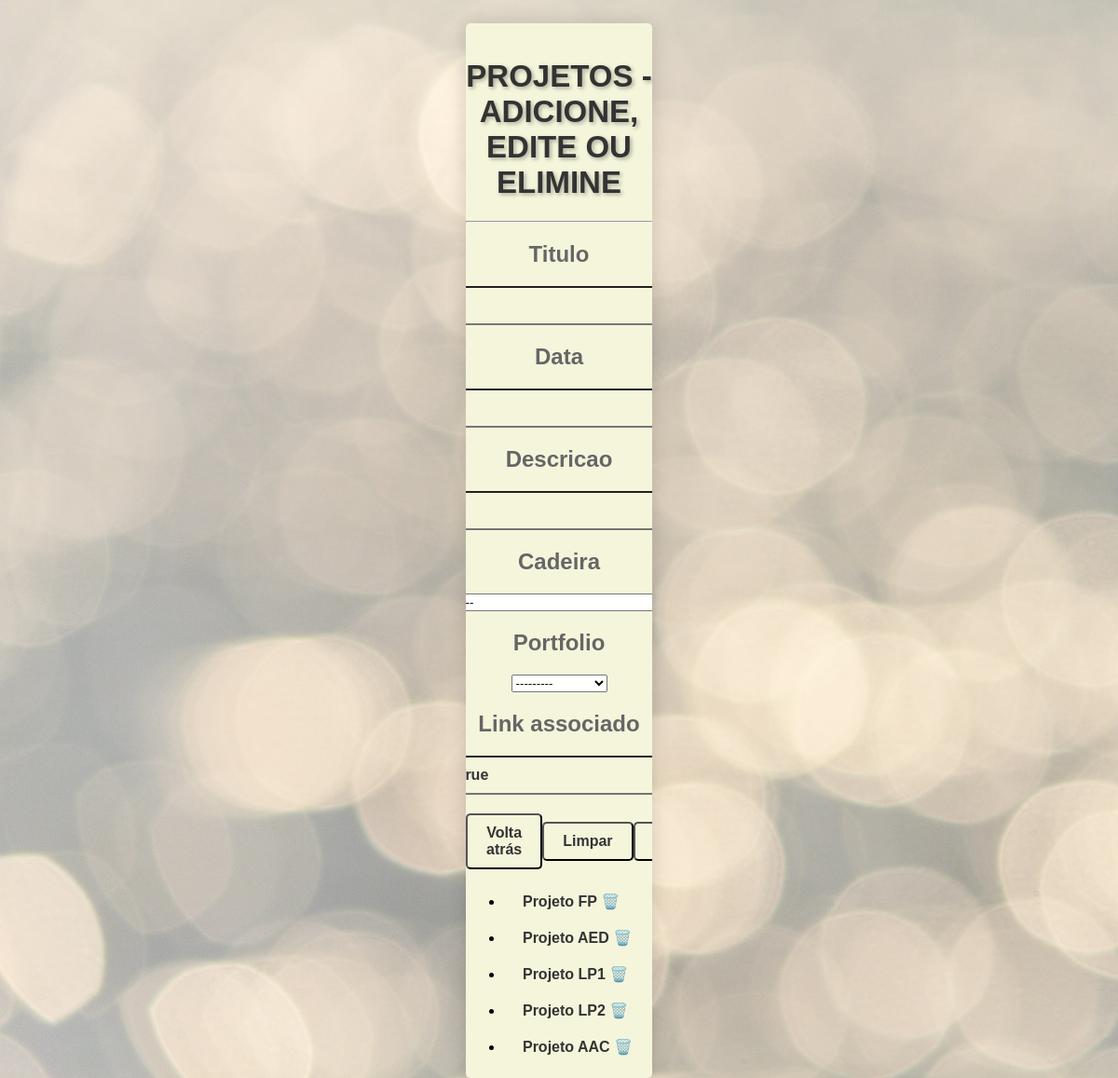
The app's page /projeto/ (signed in) with its own data.
### portfolioDjango/models.py (models this page shows, shortened)
class projeto(models.Model):
    titulo = models.CharField(max_length=100)
    data = models.CharField(max_length=100)
    descricao = models.CharField(max_length=2000)
    linguagem_programacao = models.CharField(max_length=10)
    cadeira = models.OneToOneField(cadeira, on_delete=models.CASCADE, related_name='cadeira')
    portfolio = models.ForeignKey(portfolio, on_delete=models.CASCADE, related_name='projetos')
    link_associado = models.CharField(max_length=100, default=True, blank=True)

### portfolioDjango/views.py (the view, shortened to what this page needs)
# urls.py: path('projeto/', views.formulario_projeto_view, name='novo_projeto'),
@login_required
def formulario_projeto_view(request):
    form7 = ProjetoForm()
    context1 = {'form7': form7, 'projetos': projeto.objects.all()}
    return render(request, 'projetos.html', context1)

### portfolioDjango/forms.py
class ProjetoForm(ModelForm):
    class Meta:
        model = projeto
        fields = '__all__'

### portfolioDjango/models.py (called while the page is built)
    def __str__(self):
        return self.nome_utilizador

    def __str__(self):
        return self.nome

### portfolioDjango/templates/projetos.html (shortened to what this page needs)
<!DOCTYPE html>
<html lang="pt">
{% load static %}
<head>
    <link rel="stylesheet" href="{% static 'css/cssGeral.css' %}">
</head>
<body>
    <div class="tabela-centro">
        <br>
    <form action="{% url 'novo_projeto' %}" method="post">
        <h1>Projetos - Adicione, edite ou elimine</h1>
        <hr>
        <p>{{form7.titulo.label}}</p>
        <p>{{form7.titulo}}</p>
        <p>{{form7.data.label}}</p>
        <p>{{form7.data}}</p>
        <p>{{form7.descricao.label}}</p>
        <p>{{form7.descricao}}</p>
        <p>{{form7.cadeira.label}}</p>
        <p>{{form7.cadeira}}</p>
        <p>{{form7.portfolio.label}}</p>
        <p>{{form7.portfolio}}</p>
        <p>{{form7.link_associado.label}}</p>
        <p>{{form7.link_associado}}</p>
        <div class="center-align">
            <a href="{% url 'index_login' %}">
                <button type="button" class="button">Volta atrás</button>
            </a>
            <input type="reset" value="Limpar">
            <input type="submit" name="form7">
        </div>
    </form>
    <div class="center-align">
        <ul>
        {% for projeto in projetos %}
        <li><a href="{% url 'edita_projeto' projeto_id=projeto.id %}">{{projeto.titulo}}</a> <a
                href="{% url 'apaga_projeto' projeto_id=projeto.id %}">🗑️</a></li>
        {% endfor %}
    </ul>
    </div>
    </div>
</body>

### blog1/static/css/cssGeral.css (style rules this page uses)
* { font-family: "Arial", sans-serif; }
body, html { height: 100%; margin: 0; background-image: url("/static/img/BG.jpg"); background-repeat: no-repeat; background-attachment: fixed; background-size: cover; }
h1, .titulo { display: flex; justify-content: center; align-items: center; font-size: 33px; color: #333; text-align: center; text-transform: uppercase; text-shadow: 2px 2px 4px rgba(0, 0, 0, 0.3); }
.tabela-centro { background-color: beige; border-collapse: collapse; margin: 25px 500px; font-size: 0.9em; border-radius: 5px 5px 5px 5px; overflow: hidden; box-shadow: 0 0 20px rgba(0, 0, 0, 0.15); margin-left: center; margin-right: center; background-color: beige; }
p { display: flex; justify-content: center; align-items: center; margin-left: center; margin-right: center; color: #666; font-size: 24px; font-weight: bold; text-align: center; margin: 20px 0; }
input, button { margin-left: center; margin-right: center; background-color: #f5f5dc; color: #333; padding: 10px 20px; font-size: 16px; font-weight: bold; border-radius: 5px; transition: background-color 0.3s ease; }
.center-align { display: flex; align-items: center; justify-content: space-evenly; }
ul li { background-color: #f5f5dc; padding: 10px 20px; font-size: 16px; font-weight: bold; border-radius: 5px; transition: background-color 0.3s ease; text-decoration: none; }
a { text-decoration: none; color: #333; }

### records on screen
projeto: titulo "Projeto FP"
projeto: titulo "Projeto AED"
projeto: titulo "Projeto LP1"
projeto: titulo "Projeto LP2"
projeto: titulo "Projeto AAC"
